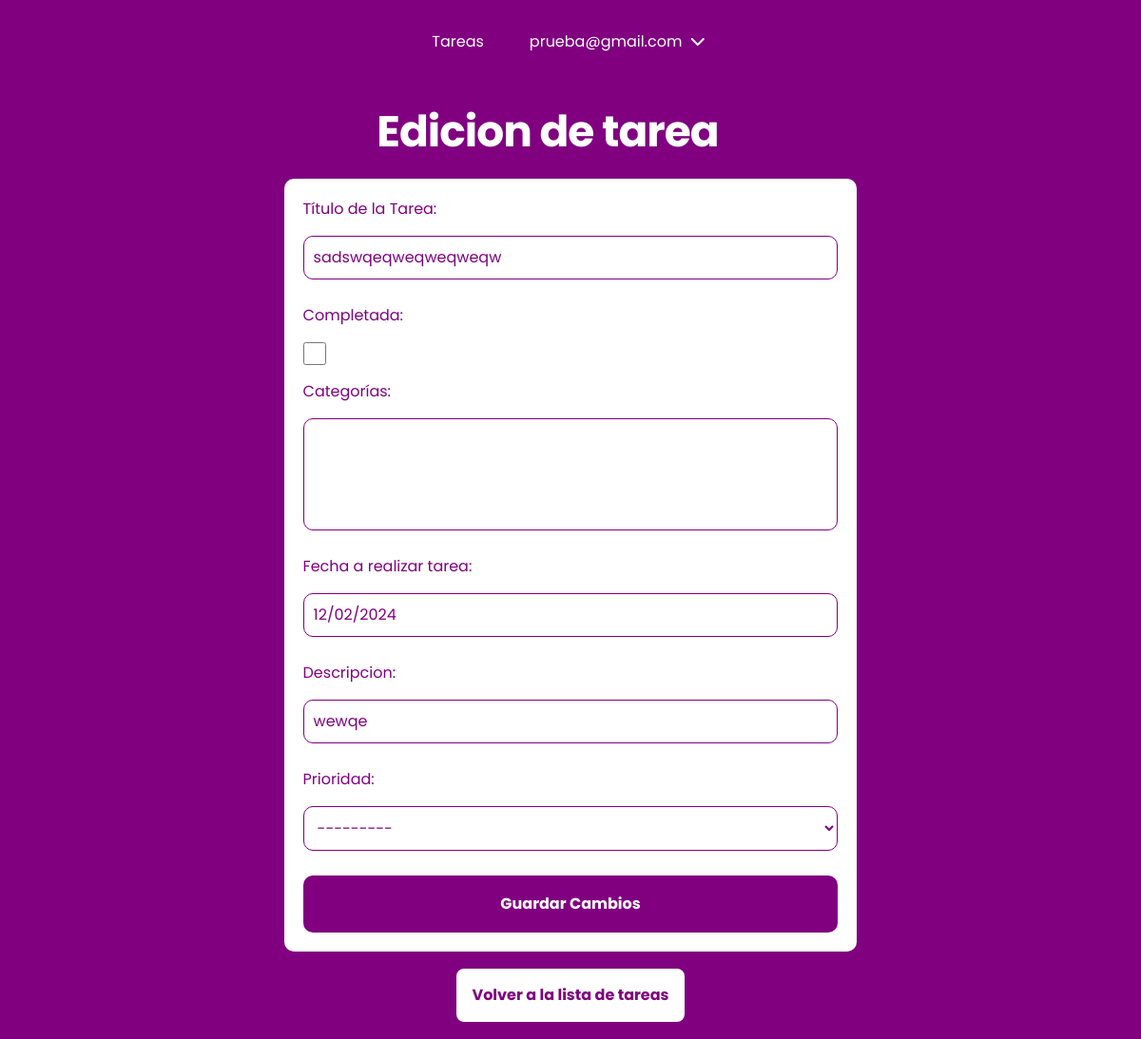
Page /todo_task/tasks/48/update/ (signed in) on the committed database.
### users/models.py (models this page shows, shortened)
class CustomUser(AbstractBaseUser, PermissionsMixin):
    email = models.EmailField(
        unique=True,
        max_length=25,
        verbose_name="Correo Electrónico",
        help_text="Ingrese su dirección de correo electrónico.",
    )
    password1 = models.CharField(
        max_length=128,
        verbose_name="Contraseña",
        help_text="Ingrese su contraseña.",
    )
    password2 = models.CharField(
        max_length=128,
        verbose_name="Confirmar Contraseña",
        help_text="Ingrese nuevamente su contraseña para confirmar.",
    )
    first_name = models.CharField(
        max_length=30,
        blank=True,
        verbose_name="Nombre",
        help_text="Ingrese su nombre.",
    )
    last_name = models.CharField(
        max_length=30,
        blank=True,
        verbose_name="Apellido",
        help_text="Ingrese su apellido.",
    )
    date_joined = models.DateTimeField(
        default=timezone.now,
        verbose_name="Fecha de Registro",
        help_text="Fecha y hora en que el usuario se registró.",
    )
    is_active = models.BooleanField(
        default=True,
        verbose_name="Activo",
        help_text="Indica si la cuenta del usuario está activa.",
    )
    is_staff = models.BooleanField(
        default=False,
        verbose_name="Personal de Staff",
        help_text="Indica si el usuario tiene acceso al panel de administración.",
    )
    profile_picture = models.ImageField(
        upload_to="users/images/profile_pictures/",
        default="users/images/profile_pictures/default.png",
        blank=True,
    )
    objects = CustomUserManager()
    USERNAME_FIELD = "email"
    REQUIRED_FIELDS = []
    class Meta:
        ordering = ["-date_joined"]

### todo_task/models.py (models this page shows, shortened)
class Task(models.Model):
    title = models.CharField(
        max_length=35,
        verbose_name="Título",
        help_text="Ingrese el título de la tarea.",
    )
    complete = models.BooleanField(
        default=False,
        verbose_name="Completa",
        help_text="Indica si la tarea está completa o no.",
    )
    due_date = models.DateField(
        help_text="Ingrese la fecha de vencimiento, utilice este formato dd/mm/aaaa.",
        verbose_name="Fecha de Vencimiento",
    )
    created = models.DateTimeField(
        auto_now_add=True,
        verbose_name="Fecha de Creación",
        help_text="Fecha y hora en que la tarea fue creada.",
    )
    labels = models.ManyToManyField(
        Label,
        verbose_name="Etiquetas",
        help_text="Seleccione las etiquetas asociadas a la tarea.",
    )
    user = models.ForeignKey(
        CustomUser,
        on_delete=models.CASCADE,
        related_name="tasks",
        verbose_name="Usuario",
        help_text="Usuario al que pertenece la tarea.",
    )
    class Meta:
        ordering = ["-created"]
        verbose_name = "Tarea"
        verbose_name_plural = "Tareas"

class TaskMetadata(models.Model):
    task = models.OneToOneField(
        Task,
        on_delete=models.CASCADE,
        verbose_name="Tarea",
        help_text="Tarea a la que pertenece esta metadata.",
    )
    description = models.TextField(
        verbose_name="Descripción",
        help_text="Ingrese la descripción de la metadata de la tarea.",
    )
    priority = models.ForeignKey(
        Priority,
        on_delete=models.SET_NULL,
        null=True,
        default=None,
        verbose_name="Prioridad",
        help_text="Seleccione la prioridad asociada a la tarea.",
    )
    class Meta:
        verbose_name = "Metadata de Tarea"
        verbose_name_plural = "Metadata de Tareas"

### todo_task/views.py (the view)
# urls.py: path("tasks/<int:task_id>/update/", views.update_task, name="task-update"),
@login_required(login_url="/users/login/")
def update_task(request, task_id):
    task = get_object_or_404(Task, pk=task_id)
    if request.method == "POST":
        task_form = TaskEditForm(request.POST, instance=task, user=request.user)
        task_metadata_form = TaskMetaDataForm(
            request.POST, instance=task.taskmetadata, user=request.user
        )
        if task_form.is_valid() and task_metadata_form.is_valid():
            task_form.save()
            task_metadata_form.save()
            return redirect("task-list")
    else:
        task_form = TaskEditForm(instance=task, user=request.user)
        task_metadata_form = TaskMetaDataForm(
            instance=task.taskmetadata, user=request.user
        )
    context = {
        "task_form": task_form,
        "task_metadata_form": task_metadata_form,
        "task": task,
    }
    return render(request, "todo_task/tasks/update.html", context)

### todo_task/forms.py
class TaskEditForm(BaseTaskForm):
    class Meta(BaseTaskForm.Meta):
        pass

class TaskMetaDataForm(forms.ModelForm):
    class Meta:
        model = TaskMetadata
        fields = ["description", "priority"]
        labels = {
            "description": "Descripcion",
            "priority": "Prioridad",
        }
        widgets = {
            "description": forms.TextInput(
                attrs={"placeholder": "Ingrese la descripción"}
            ),
        }
    def __init__(self, *args, **kwargs):
        user = kwargs.pop("user", None)  # Extraer 'user' del kwargs
        super(TaskMetaDataForm, self).__init__(*args, **kwargs)
        if user:
            self.fields["priority"].queryset = Priority.objects.filter(user=user)

### todo_task/templates/todo_task/tasks/update.html (shortened to what this page needs)
{% extends "base.html" %}
{% load static %}
{% block css %}
<link rel="stylesheet" type="text/css" href="{% static 'todo_task/css/style.css' %}">
{% endblock %}
{% block content %}
<section class="container">
    <h1 class="fs-6">Edicion de tarea</h1>
    <form class="form" method="post">
        {% for field in task_form %}
        {{ field.label_tag }}
        {{ field }}
        {% endfor %}
        {% for field in task_metadata_form %}
        {{ field.label_tag }}
        {{ field }}
        {% endfor %}
        <input type="submit" class="btn btn-primary" value="Guardar Cambios">
    </form>
    <div class="container-return-list">
        <a class="btn btn-secondary" href="{% url 'task-list' %}">Volver a la lista de tareas</a>
    </div>
</section>
{% endblock %}

### taskmaster/templates/header.html (shortened to what this page needs)
{% if request.user.is_authenticated %}
<header class="primary-header flex">
    <nav>
        <ul id="primary-navigation" data-visible="false" class="primary-navigation flex">
            <li class="active"><a href="{% url 'task-list' %}">Tareas</a></li>
            <li class="active has-dropdown">{{ request.user.email }} <i class="fa-solid fa-chevron-down"></i>
            </li>
        </ul>
    </nav>
</header>
{% endif %}

### taskmaster/static/css/main.css (style rules this page uses)
:root { --clr-white: rgb(255, 255, 255); --clr-neutral-400: rgb(3, 3, 3); --clr-accent-700: rgb(128, 0, 128); --clr-gradient-accent: rgb(182, 0, 136); --clr-complete: rgb(0, 117, 16); --clr-incomplete: rgb(223, 14, 14); --clr-btn-edit: rgb(0, 123, 255); --clr-btn-delete: rgb(223, 14, 14); --clr-btn-return: rgb(128, 0, 128); --clr-btn-edit-hover: rgba(0, 123, 255, 0.8); --clr-btn-delete-hover: rgba(223, 14, 14, 0.8); --clr-btn-return-hover: rgba(128, 0, 128, 0.8); --bg-clr: rgb(250, 250, 250); --ff-primary: "Poppins", Arial, Helvetica, sans-serif; --fw-regular: 400; --fw-semi-bold: 600; --fw-bold: 700; --fs-1: clamp(0.75rem, calc(0.55rem + 0.69vw), 1.19rem); --fs-2: clamp(0.78rem, calc(0.59rem + 0.81vw), 1.4rem); --fs-3: clamp(0.88rem, calc(0.69rem + 1.06vw), 1.75rem); --fs-4: clamp(1.05rem, calc(0.81rem + 1.38vw), 2.19rem); --fs-5: clamp(1.26rem, calc(0.95rem + 1.79vw), 2.73rem); --fs-6: clamp(1.51rem, calc(1.11rem + 2.31vw), 3.42rem); --fs-7: clamp(1.81rem, calc(1.29rem + 2.98vw), 4.27rem); --fs-8: clamp(2.18rem, calc(1.51rem + 3.83vw), 5.34rem); --fs-btn-1: clamp(1rem, calc(1rem + 0.05vw), 1.19rem); }
*, *::before, *::after { box-sizing: border-box; }
* { margin: 0; padding: 0; font: inherit; }
html { scroll-behavior: smooth; scroll-padding-top: var(--scroll-padding, 75px); }
body { line-height: 1.5; background-color: var(--clr-accent-700); font-family: var(--ff-primary); }
h1, h2, p { color: var(--clr-neutral); }
.fs-6 { font-size: var(--fs-6); }
h1 { margin-block: 1rem; width: min(100% - 3rem, 40ch); letter-spacing: -1px; text-align: left; }
.container { width: min(100% - 3rem, 120ch); margin-inline: auto; margin-block: 1rem; }
.flex { display: flex; gap: var(--gap, 1rem); }
.primary-header { align-items: center; justify-content: center; }
.primary-navigation { list-style: none; }
.primary-navigation a { text-decoration: none; color: var(--clr-white); }
.has-dropdown { display: inline-block; color: var(--clr-white); cursor: pointer; position: relative; }
.fa-chevron-down { padding-inline: 0.25rem; transition: transform 0.3s ease; }
.btn-primary { color: white; background-color: var(--clr-accent-700); border: 2px solid var(--clr-accent-700); }
.btn-secondary { color: var(--clr-accent-700); background-color: var(--clr-white); border: 2px solid var(--clr-accent-700); }
@media (min-width: 35em) { .primary-navigation { --gap: clamp(1.5rem, 5vw, 3rem); padding-block: 2rem; padding-inline: clamp(3rem, 8vw, 10rem); } }
@media (min-width: 35em) { .container h1 { text-align: center; } }
h1 { font-weight: var(--fw-bold); color: var(--clr-white); }
.form { width: min(100%, 60ch); margin-inline: auto; background-color: var(--clr-white); display: flex; flex-direction: column; flex-basis: 300px; gap: 1rem; padding: 20px; border-radius: 10px; margin-block: 1rem; }
.form input[type="checkbox"] { align-self: flex-start; width: 1.5rem; height: 1.5rem; aspect-ratio: 1; }
.form input[type="text"], .form input[type="password"], .form input[type="email"], .form select, .form textarea { padding: 10px; border: 1px solid purple; border-radius: 10px; outline: none; transition: border-color 0.3s ease; margin-bottom: 10px; background-color: transparent; color: purple; }
.form select { background-color: var(--clr-white); color: purple; }
.form label { color: purple; }
.container-return-list { margin-block: 1rem; display: flex; justify-content: center; }
.container-return-list a { text-decoration: none; }
.btn { font-weight: bold; padding: 1rem; border-radius: 10px; text-align: center; cursor: pointer; }

### todo_task/static/todo_task/css/style.css (style rules this page uses)
:root { --clr-main: #206de0; --clr-item-1: #a328b9; --clr-item-2: #3498db; --clr-item-3: #e74c3c; --clr-item-4: #27ae60; --clr-item-5: #f1c40f; --clr-complete: #01af01; --clr-incomplete: #ff0000; --clr-item-1-hover: #8e1a9b; --clr-item-2-hover: #2575ab; --clr-item-3-hover: #c0392b; --clr-item-4-hover: #1f8e3a; --clr-item-5-hover: #d4af0a; --br: 10px; --gap-1: 1rem; --fw-bold: 700; --mt-2: 2rem; }

### rows in the picture
CustomUser: user.email "prueba@gmail.com"
Task: task_form "sadswqeqweqweqweqw" "12/02/2024"
TaskMetadata: task_metadata_form "wewqe" "---------"

### other values in the picture
{{ field.label_tag }} "Título de la Tarea:" "Completada:" "Categorías:" "Fecha a realizar tarea:"
{{ field.label_tag }} "Descripcion:" "Prioridad:"
